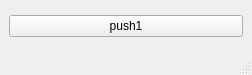
<?xml version="1.0" encoding="UTF-8"?>
<ui version="4.0">
 <class>MainWindow</class>
 <widget class="QMainWindow" name="MainWindow">
  <property name="geometry">
   <rect>
    <x>0</x>
    <y>0</y>
    <width>252</width>
    <height>75</height>
   </rect>
  </property>
  <property name="windowTitle">
   <string>MainWindow</string>
  </property>
  <widget class="QWidget" name="centralwidget">
   <layout class="QVBoxLayout" name="verticalLayout">
    <item>
     <widget class="QPushButton" name="pushButton">
      <property name="text">
       <string>push1</string>
      </property>
     </widget>
    </item>
   </layout>
  </widget>
  <widget class="QStatusBar" name="statusbar"/>
 </widget>
 <resources/>
 <connections/>
</ui>
